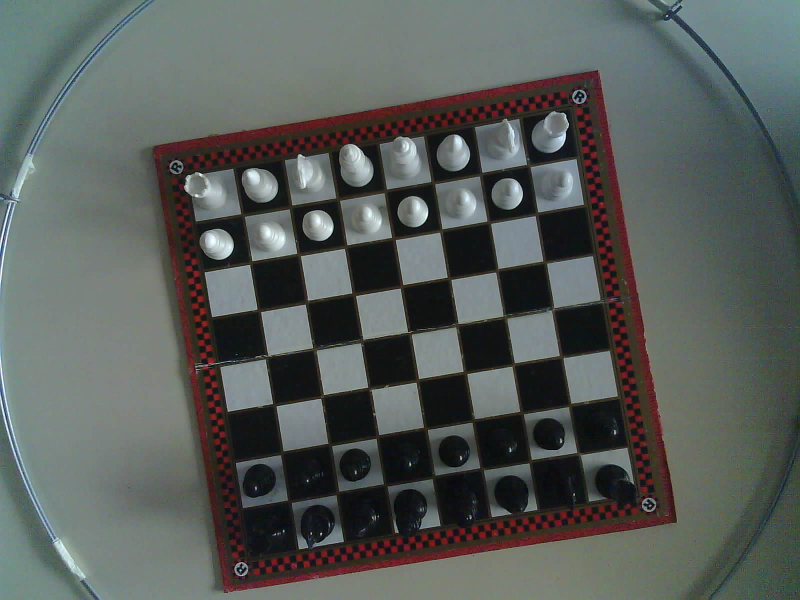
#> input picture tableros-img/tablero-b/pos-inicial.jpeg, 1600 x 1200 px, found by its file name (shown at 1/2 size); the run also reads 2 pictures not shown here
$ jupyter execute --allow-errors procesamiento-tablero.ipynb
#> lines starting #> are read from the running program, lines starting #| are printed output that depends on the picture
## Deteccion del tablero en la imagen

-----
Se usara el tablero B para esta seccion.

### Representaciones:
<pre>
Se usa una representacion de tablero mediante un array de 64 elementos de 8 bits cada uno. En cada uno de esos elementos se
 almacenara una pieza. Aqui se presentan los encodings para cada una de ellas.
    * Los primeros 4 bits se usaran para representar el color.
        - 0000 XXXX : Negro
        - 1111 XXXX : Blanco
    * Con los 4 bits restantes se representa la pieza:
         Pieza        Codificacion
        - Peon      | 0000
        - Caballo   | 0001
        - Alfil     | 0010
        - Torre     | 0011
        - Reina     | 0100
        - Rey       | 0101
    * Un casillero vacio se representa mediante: 1111 1111
</pre>
----------------------------------------
### Detalle del algoritmo:
<pre>
El algoritmo consta de 4 partes:

    1. Deteccion del tablero: Cuando la foto se captura el tablero puede estar torcido y puesto en cualquier tipo de posicion. Por
    lo que lo primero es identificarlo, recortarlo, centrarlo y alinearlo.

    2. Luego se reconocen cada una de las casillas individuales. Se determinan sus dimensiones, mediante 2 puntos, la esquina
    superior izquierda y la esquina inferior izquierda.

    3. Se aplica 2 mascaras. Una de ellas detecta piezas blancas, la otra negras. Si se detecta una pieza se almacena en un array de
    64 elementos booleanos.

    4. Se compara el array de booleanos con el de piezas y se realizan las debidas actualizaciones.

A tener en cuenta:

Para el correcto funcionamiento del algoritmo se debe conocer la posicion inicial de las piezas, ya que en base a estas se realiza
la deduccion de posiciones despues.
</pre>
--------
#### INVESTIGAR:
* formatos de compresion de la jpeg.
* compresion con perdida y sin perdida.
* investigar el "blur" para aplicar a las imagenes previa a la resta. - blur gausseano

[cell 1]
import cv2
import numpy as np

[cell 2]
# Cargo las imagenes del tablero b
b_pos_inicio = cv2.imread("/home/tom/universidad/LIDI/cv-tablero/tableros-img/tablero-b/pos-inicial.jpeg")
#> b_pos_inicio is the input picture: shape (1200, 1600, 3); mean B, G, R 89.7, 92.8, 87.9
b_pos_inicio2 = cv2.imread("/home/tom/universidad/LIDI/cv-tablero/tableros-img/tablero-b/pos-inicial-2.jpeg")
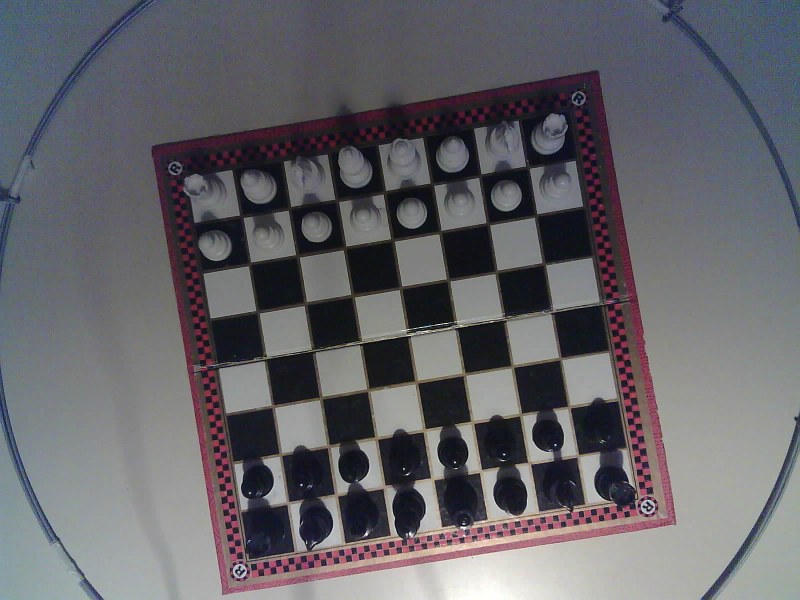
#> input picture tableros-img/tablero-b/pos-inicial-2.jpeg, 1600 x 1200 px, found by its file name (shown at 1/2 size)
#> b_pos_inicio2 is the input picture: shape (1200, 1600, 3); mean B, G, R 104.3, 99.5, 100.6
tablerob_mov1 = cv2.imread("/home/tom/universidad/LIDI/cv-tablero/tableros-img/tablero-b/mov-1.jpg")
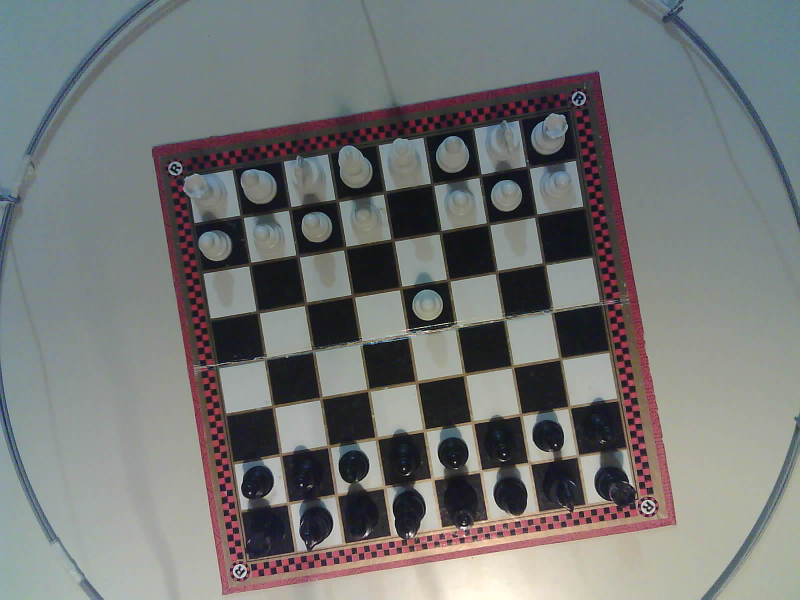
#> input picture tableros-img/tablero-b/mov-1.jpg, 1600 x 1200 px, found by its file name (shown at 1/2 size)
#> tablerob_mov1 is the input picture: shape (1200, 1600, 3); mean B, G, R 117.9, 118.8, 116.8
tablerob_mov2 = cv2.imread("/home/tom/universidad/LIDI/cv-tablero/tableros-img/tablero-b/mov-2.jpg")
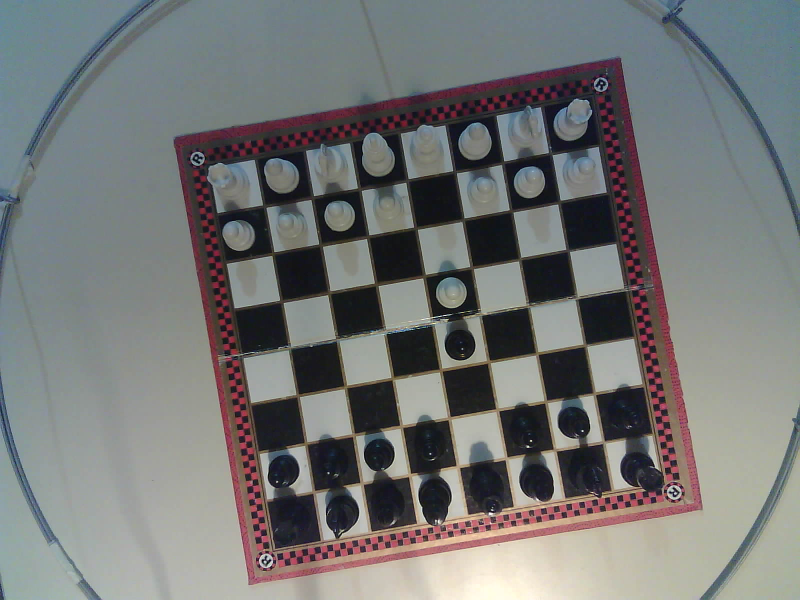
#> input picture tableros-img/tablero-b/mov-2.jpg, 1600 x 1200 px, found by its file name (shown at 1/2 size)
#> tablerob_mov2 is the input picture: shape (1200, 1600, 3); mean B, G, R 117.4, 118, 116.7
tablerob_mov3 = cv2.imread("/home/tom/universidad/LIDI/cv-tablero/tableros-img/tablero-b/mov-3.jpg")
#> (the rest of the program and of its run is left out)
